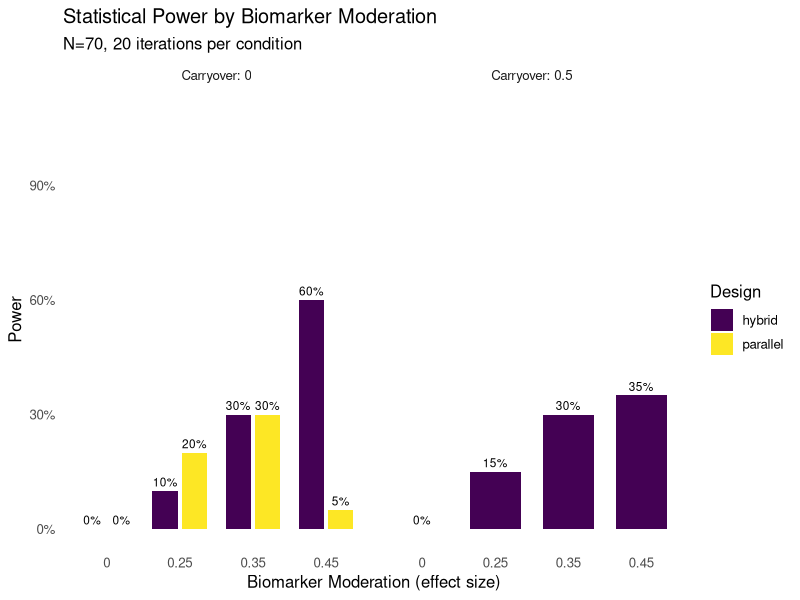

Write the R code that produced this figure.
# Simplified N-of-1 Trial Simulation - Constant Effect Model
# Maximum simplification for learning

rm(list = ls())
suppressPackageStartupMessages({
  library(tidyverse)
  library(lmerTest)
  library(MASS)
  library(conflicted)
})

# Resolve conflicts
conflicts_prefer(dplyr::select)
conflicts_prefer(dplyr::filter)
conflicts_prefer(dplyr::lag)
conflicts_prefer(lmerTest::lmer)

# =============================================================================
# PARAMETERS
# =============================================================================

n_participants <- 70
n_iterations <- 20

# Three-factor response model - RATE-BASED (points per week)
BR_rate <- 0.5 # Biological Response: drug improvement rate
ER_rate <- 0.2 # Expectancy Response: placebo improvement rate
TR_rate <- 0.1 # Time-variant Response: natural improvement rate
treatment_effect <- BR_rate # Alias for display purposes

# Biomarker moderation of treatment effect
# Higher biomarker → stronger treatment response
# This creates the treatment × biomarker interaction
# NOTE: biomarker_moderation is now set in the param_grid, not here

baseline_mean <- 10.0 # Mean baseline response
between_subject_sd <- 2.0 # SD of participant random effects
within_subject_sd <- 1.8 # SD of measurement noise
biomarker_mean <- 5.0 # Mean biomarker value
biomarker_sd <- 2.0 # SD of biomarker

# Correlation parameters (from Hendrickson)
# Autocorrelations within each response type
c.br <- 0.8 # BR autocorrelation across timepoints
c.er <- 0.8 # ER autocorrelation across timepoints
c.tr <- 0.8 # TR autocorrelation across timepoints

# Cross-correlations between response types
c.cf1t <- 0.2 # Same-time cross-correlation (BR-ER, BR-TR, ER-TR)
c.cfct <- 0.1 # Different-time cross-correlation

# Biomarker and baseline correlations
c.bm_baseline <- 0.3 # Biomarker-baseline correlation
c.baseline_resp <- 0.4 # Baseline-response correlation

# Allowed correlation values (finite grid for consistent results)
allowed_correlations <- c(0, 0.1, 0.2, 0.3, 0.4, 0.5, 0.6)

# Parameter grid - what we're testing
# Note: carryover only applies to hybrid design (parallel has no treatment switches)
# Include biomarker_moderation = 0 to evaluate Type I error (size of test)
param_grid <- bind_rows(
  # Hybrid design with carryover variations
  expand_grid(
    design = "hybrid",
    biomarker_moderation = c(0, 0.25, 0.35, 0.45),
    biomarker_correlation = c(0.3),
    carryover_decay_rate = c(0, 0.5)
  ),
  # Parallel design (carryover = 0, not applicable)
  expand_grid(
    design = "parallel",
    biomarker_moderation = c(0, 0.25, 0.35, 0.45),
    biomarker_correlation = c(0.3),
    carryover_decay_rate = c(0)
  )
)

# =============================================================================
# BUILD SIGMA WITH GUARANTEED PD (Time-Based AR(1))
# =============================================================================

# Build sigma using independent construction with automatic scaling
# Structure: responses (24) conditioned on participant vars (2)
build_sigma_guaranteed_pd <- function(weeks, c.bm, params) {
  n_tp <- length(weeks)

  # Index ranges for final 26x26 (for compatibility)
  br_idx <- 1:n_tp
  er_idx <- (n_tp + 1):(2 * n_tp)
  tr_idx <- (2 * n_tp + 1):(3 * n_tp)
  bm_idx <- 3 * n_tp + 1
  bl_idx <- 3 * n_tp + 2

  # =========================================================================
  # STAGE 1: Build Σ₂₂ (2×2) - Biomarker & Baseline
  # =========================================================================
  # Always PD for |correlation| < 1

  Sigma_22 <- matrix(c(
    biomarker_sd^2,                                    c.bm_baseline * biomarker_sd * between_subject_sd,
    c.bm_baseline * biomarker_sd * between_subject_sd, between_subject_sd^2
  ), 2, 2)

  Sigma_22_inv <- solve(Sigma_22)

  # =========================================================================
  # STAGE 2: Build Σ₁₁ (24×24) - Responses with Time-Based AR(1)
  # =========================================================================
  # Guaranteed PD by construction

  # Helper: Build AR(1) covariance block based on actual time lags
  build_ar1_time <- function(weeks, rho, sigma) {
    n <- length(weeks)
    Cov <- matrix(0, n, n)
    for (i in 1:n) {
      for (j in 1:n) {
        time_lag <- abs(weeks[i] - weeks[j])
        Cov[i, j] <- sigma^2 * rho^time_lag
      }
    }
    return(Cov)
  }

  # Build diagonal blocks (within each response type)
  Sigma_BR <- build_ar1_time(weeks, c.br, within_subject_sd)
  Sigma_ER <- build_ar1_time(weeks, c.er, within_subject_sd)
  Sigma_TR <- build_ar1_time(weeks, c.tr, within_subject_sd)

  # Initialize 24x24 with diagonal blocks
  Sigma_11 <- matrix(0, 3 * n_tp, 3 * n_tp)
  Sigma_11[br_idx, br_idx] <- Sigma_BR
  Sigma_11[er_idx, er_idx] <- Sigma_ER
  Sigma_11[tr_idx, tr_idx] <- Sigma_TR

  # Add cross-correlations between response types
  # Use time-based decay for cross-correlations too
  for (i in 1:n_tp) {
    for (j in 1:n_tp) {
      time_lag <- abs(weeks[i] - weeks[j])

      if (i == j) {
        # Same timepoint: use c.cf1t
        cross_cov <- c.cf1t * within_subject_sd^2
      } else {
        # Different timepoint: use c.cfct with time decay
        cross_cov <- c.cfct * within_subject_sd^2 * (0.9^time_lag)
      }

      # BR-ER
      Sigma_11[br_idx[i], er_idx[j]] <- cross_cov
      Sigma_11[er_idx[j], br_idx[i]] <- cross_cov

      # BR-TR
      Sigma_11[br_idx[i], tr_idx[j]] <- cross_cov
      Sigma_11[tr_idx[j], br_idx[i]] <- cross_cov

      # ER-TR
      Sigma_11[er_idx[i], tr_idx[j]] <- cross_cov
      Sigma_11[tr_idx[j], er_idx[i]] <- cross_cov
    }
  }

  # =========================================================================
  # STAGE 3: Build Σ₁₂ (24×2) - Cross-covariance (regression coefficients)
  # =========================================================================

  Sigma_12 <- matrix(0, 3 * n_tp, 2)

  # Column 1: Biomarker effects on responses
  # BR strongly correlated with biomarker (this is what we're testing)
  Sigma_12[br_idx, 1] <- c.bm * within_subject_sd * biomarker_sd
  # ER and TR weakly correlated with biomarker
  Sigma_12[er_idx, 1] <- c.bm * 0.5 * within_subject_sd * biomarker_sd
  Sigma_12[tr_idx, 1] <- c.bm * 0.5 * within_subject_sd * biomarker_sd

  # Column 2: Baseline effects on responses
  Sigma_12[br_idx, 2] <- c.baseline_resp * within_subject_sd * between_subject_sd
  Sigma_12[er_idx, 2] <- c.baseline_resp * within_subject_sd * between_subject_sd
  Sigma_12[tr_idx, 2] <- c.baseline_resp * within_subject_sd * between_subject_sd

  # =========================================================================
  # STAGE 4: Check Schur Complement & Snap to Grid if Needed
  # =========================================================================

  # Function to find largest allowed correlation that keeps matrix PD
  find_valid_correlation <- function(Sigma_11, Sigma_22_inv, c.bm_requested,
                                     allowed_vals, sigma_resp, sigma_bm, sigma_bl,
                                     br_idx, er_idx, tr_idx) {
    # Try correlations from requested down to 0
    valid_vals <- allowed_vals[allowed_vals <= c.bm_requested]
    valid_vals <- sort(valid_vals, decreasing = TRUE)

    for (c.bm_try in valid_vals) {
      # Rebuild Sigma_12 with this correlation
      Sigma_12_try <- matrix(0, nrow(Sigma_11), 2)
      Sigma_12_try[br_idx, 1] <- c.bm_try * sigma_resp * sigma_bm
      Sigma_12_try[er_idx, 1] <- c.bm_try * 0.5 * sigma_resp * sigma_bm
      Sigma_12_try[tr_idx, 1] <- c.bm_try * 0.5 * sigma_resp * sigma_bm
      Sigma_12_try[br_idx, 2] <- c.baseline_resp * sigma_resp * sigma_bl
      Sigma_12_try[er_idx, 2] <- c.baseline_resp * sigma_resp * sigma_bl
      Sigma_12_try[tr_idx, 2] <- c.baseline_resp * sigma_resp * sigma_bl

      # Check if PD
      cross_term <- Sigma_12_try %*% Sigma_22_inv %*% t(Sigma_12_try)
      Sigma_cond_try <- Sigma_11 - cross_term
      min_eig <- min(eigen(Sigma_cond_try, only.values = TRUE)$values)

      if (min_eig > 1e-6) {
        return(list(c.bm = c.bm_try, Sigma_12 = Sigma_12_try, Sigma_cond = Sigma_cond_try))
      }
    }

    # Fallback to 0 correlation
    Sigma_12_try <- matrix(0, nrow(Sigma_11), 2)
    Sigma_12_try[br_idx, 2] <- c.baseline_resp * sigma_resp * sigma_bl
    Sigma_12_try[er_idx, 2] <- c.baseline_resp * sigma_resp * sigma_bl
    Sigma_12_try[tr_idx, 2] <- c.baseline_resp * sigma_resp * sigma_bl
    cross_term <- Sigma_12_try %*% Sigma_22_inv %*% t(Sigma_12_try)
    Sigma_cond_try <- Sigma_11 - cross_term

    return(list(c.bm = 0, Sigma_12 = Sigma_12_try, Sigma_cond = Sigma_cond_try))
  }

  # Find valid correlation on the grid
  result <- find_valid_correlation(
    Sigma_11, Sigma_22_inv, c.bm,
    allowed_correlations, within_subject_sd, biomarker_sd, between_subject_sd,
    br_idx, er_idx, tr_idx
  )

  Sigma_12 <- result$Sigma_12
  Sigma_cond <- result$Sigma_cond
  effective_c.bm <- result$c.bm

  if (effective_c.bm < c.bm) {
    cat(sprintf(
      "  Snapped biomarker correlation: %.2f → %.2f (to ensure PD)\n",
      c.bm, effective_c.bm
    ))
  }

  # =========================================================================
  # Return partitioned result
  # =========================================================================

  return(list(
    Sigma_11 = Sigma_11,
    Sigma_22 = Sigma_22,
    Sigma_12 = Sigma_12,
    Sigma_cond = Sigma_cond,
    Sigma_22_inv = Sigma_22_inv,
    requested_c.bm = c.bm,
    effective_c.bm = effective_c.bm,
    indices = list(br = br_idx, er = er_idx, tr = tr_idx, bm = bm_idx, bl = bl_idx)
  ))
}

# =============================================================================
# TWO-STAGE DATA GENERATION (2x2 + 24x24)
# =============================================================================

# Generate one participant's data using two-stage approach
# Uses pre-computed partitioned sigma from build_sigma_guaranteed_pd
generate_participant_twostage <- function(sigma_parts, idx) {
  # Stage 1: Generate participant variables (biomarker, baseline) from 2x2
  x2 <- mvrnorm(1, mu = c(0, 0), Sigma = sigma_parts$Sigma_22)

  # Stage 2: Compute conditional mean given participant vars
  # Conditional mean: μ₁|₂ = Σ₁₂ Σ₂₂⁻¹ x₂
  mu_cond <- sigma_parts$Sigma_12 %*% sigma_parts$Sigma_22_inv %*% x2

  # Generate responses from conditional distribution
  # Sigma_cond is pre-computed and guaranteed PD
  x1 <- mvrnorm(1, mu = as.vector(mu_cond), Sigma = sigma_parts$Sigma_cond)

  # Extract components
  n_tp <- length(idx$br)
  list(
    biomarker = x2[1] + biomarker_mean,
    baseline = x2[2] + baseline_mean,
    br_random = x1[1:n_tp],
    er_random = x1[(n_tp + 1):(2 * n_tp)],
    tr_random = x1[(2 * n_tp + 1):(3 * n_tp)]
  )
}

# =============================================================================
# VERIFICATION: Compare two-stage vs direct 26x26
# =============================================================================

verify_twostage_equivalence <- function(Sigma, idx, n_samples = 10000) {
  cat("Verifying two-stage equivalence with", n_samples, "samples...\n")

  # Partition sigma
  partitioned <- partition_sigma(Sigma, idx)

  # Generate samples using direct method
  set.seed(999)
  samples_direct <- mvrnorm(n_samples, mu = rep(0, nrow(Sigma)), Sigma = Sigma)

  # Generate samples using two-stage method
  set.seed(888)
  samples_twostage <- matrix(0, n_samples, nrow(Sigma))
  resp_idx <- c(idx$br, idx$er, idx$tr)
  part_idx <- c(idx$bm, idx$bl)

  for (i in 1:n_samples) {
    result <- generate_participant_twostage(partitioned, idx)
    samples_twostage[i, resp_idx] <- c(result$br_random, result$er_random, result$tr_random)
    samples_twostage[i, part_idx] <- c(
      result$biomarker - biomarker_mean,
      result$baseline - baseline_mean
    )
  }

  # Compare covariance matrices
  cov_direct <- cov(samples_direct)
  cov_twostage <- cov(samples_twostage)

  max_cov_diff <- max(abs(cov_direct - cov_twostage))
  mean_cov_diff <- mean(abs(cov_direct - cov_twostage))

  # Compare means (should both be ~0)
  max_mean_diff <- max(abs(colMeans(samples_direct) - colMeans(samples_twostage)))

  cat(sprintf("  Max covariance difference: %.6f\n", max_cov_diff))
  cat(sprintf("  Mean covariance difference: %.6f\n", mean_cov_diff))
  cat(sprintf("  Max mean difference: %.6f\n", max_mean_diff))

  # Check if differences are within sampling error
  # Expected sampling error for covariance ~= 2*sigma^2/sqrt(n)
  expected_error <- 2 * max(diag(Sigma))^2 / sqrt(n_samples)

  if (max_cov_diff < expected_error * 3) {
    cat("  ✓ PASSED: Differences within expected sampling error\n")
    return(TRUE)
  } else {
    cat("  ✗ FAILED: Differences exceed expected sampling error\n")
    return(FALSE)
  }
}

# =============================================================================
# DESIGN STRUCTURES
# =============================================================================

# Measurement schedule (same for all designs)
measurement_weeks <- c(4, 8, 9, 10, 11, 12, 16, 20)

# -----------------------------------------------------------------------------
# HYBRID DESIGN: Open-label run-in + blinded crossover
# -----------------------------------------------------------------------------
create_hybrid_design <- function(n_participants, measurement_weeks) {
  # Randomize participants to 4 paths (balanced)
  path_assignment <- sample(rep(1:4, length.out = n_participants))

  # Create design matrix
  expand_grid(
    participant_id = 1:n_participants,
    week = measurement_weeks
  ) %>%
    mutate(
      path = path_assignment[participant_id],

      # Treatment assignment based on path and week
      # Weeks 4, 8: Open-label, all on active
      # Week 9: Blinded, all on active
      # Week 10: Blinded, randomized (paths 1,2 = active; paths 3,4 = placebo)
      # Weeks 11, 12: Blinded, all on placebo
      # Week 16: Blinded crossover
      # Week 20: Blinded crossover
      treatment = case_when(
        week %in% c(4, 8) ~ 1, # Open-label: all active
        week == 9 ~ 1, # Blinded: all active
        week == 10 & path %in% c(1, 2) ~ 1, # Randomized: paths 1,2 active
        week == 10 & path %in% c(3, 4) ~ 0, # Randomized: paths 3,4 placebo
        week %in% c(11, 12) ~ 0, # All on placebo
        week == 16 & path %in% c(1, 3) ~ 1, # Crossover period
        week == 16 & path %in% c(2, 4) ~ 0,
        week == 20 & path %in% c(1, 3) ~ 0, # Crossover period
        week == 20 & path %in% c(2, 4) ~ 1,
        TRUE ~ NA_real_
      ),

      # Expectancy: 1.0 = open-label (know they're on drug), 0.5 = blinded
      expectancy = if_else(week %in% c(4, 8), 1.0, 0.5)
    )
}

# -----------------------------------------------------------------------------
# PARALLEL DESIGN: Randomized to treatment or placebo for entire study
# -----------------------------------------------------------------------------
create_parallel_design <- function(n_participants, measurement_weeks) {
  # Randomize participants to treatment (1) or placebo (0) - balanced
  treatment_assignment <- sample(rep(0:1, length.out = n_participants))

  # Create design matrix
  expand_grid(
    participant_id = 1:n_participants,
    week = measurement_weeks
  ) %>%
    mutate(
      path = treatment_assignment[participant_id] + 1, # Path 1 = placebo, Path 2 = treatment

      # Treatment: same throughout study based on randomization
      treatment = treatment_assignment[participant_id],

      # Expectancy: 0.5 throughout (all blinded)
      expectancy = 0.5
    )
}

# =============================================================================
# RUN SIMULATION
# =============================================================================

cat("Running simulation with constant effect model...\n")
cat("Treatment effect =", treatment_effect, "\n")
cat("Participants =", n_participants, "\n")
cat("Iterations per condition =", n_iterations, "\n\n")

results <- tibble()

for (i in 1:nrow(param_grid)) {
  params <- as.list(param_grid[i, ])
  cat(sprintf(
    "Condition %d: design=%s, bm_mod=%.2f, carryover=%.2f\n",
    i, params$design, params$biomarker_moderation, params$carryover_decay_rate
  ))

  # Run iterations
  for (iter in 1:n_iterations) {
    set.seed(iter * 1000 + i)

    # Create design with fresh path randomization for this iteration
    if (params$design == "hybrid") {
      trial_design <- create_hybrid_design(n_participants, measurement_weeks)
    } else if (params$design == "parallel") {
      trial_design <- create_parallel_design(n_participants, measurement_weeks)
    }

    n_timepoints <- length(measurement_weeks)

    # Build sigma with guaranteed PD using time-based AR(1)
    sigma_parts <- build_sigma_guaranteed_pd(measurement_weeks, params$biomarker_correlation, params)
    idx <- sigma_parts$indices
    effective_bm_corr <- sigma_parts$effective_c.bm

    # Generate correlated data for each participant using TWO-STAGE approach
    all_participant_data <- list()

    for (pid in 1:n_participants) {
      # Two-stage generation: (biomarker, baseline) then (BR, ER, TR | biomarker, baseline)
      result <- generate_participant_twostage(sigma_parts, idx)

      all_participant_data[[pid]] <- tibble(
        participant_id = pid,
        biomarker = result$biomarker,
        baseline = result$baseline,
        br_random = result$br_random,
        er_random = result$er_random,
        tr_random = result$tr_random
      )
    }

    participant_data <- bind_rows(all_participant_data) %>%
      group_by(participant_id) %>%
      mutate(timepoint_idx = row_number()) %>%
      ungroup()

    # Get biomarker moderation for this condition
    bm_mod <- params$biomarker_moderation

    # Generate trial data
    trial_data <- trial_design %>%
      group_by(participant_id) %>%
      mutate(timepoint_idx = row_number()) %>%
      ungroup() %>%
      left_join(participant_data, by = c("participant_id", "timepoint_idx")) %>%
      group_by(participant_id) %>%
      arrange(week) %>%
      mutate(
        # ===========================================
        # CUMULATIVE TIME TRACKING
        # ===========================================

        # Cumulative weeks on drug
        weeks_on_drug = cumsum(treatment),

        # Cumulative weeks with expectancy (weighted by expectancy level)
        weeks_with_expectancy = cumsum(expectancy),

        # Cumulative weeks in trial (for time trend)
        weeks_in_trial = week - min(week),

        # Track when drug stops for carryover calculation
        time_off = cumsum(treatment == 0),

        # Carryover effect indicator (first week off drug after being on)
        carryover_effect = as.numeric(treatment == 0 & lag(treatment, default = 1) == 1),

        # ===========================================
        # THREE-FACTOR RESPONSE MODEL (RATE-BASED + RANDOM VARIATION)
        # ===========================================

        # Center biomarker for moderation calculation
        bm_centered = (biomarker - biomarker_mean) / biomarker_sd,

        # 1. BR (Biological Response) - accumulates while on drug + random variation
        #    - Mean: BR_rate points per week on drug
        #    - BIOMARKER MODERATION: effect scales with biomarker level
        #    - Carryover: partial at first off-drug timepoint, then 0
        #    - Random: from 26x26 sigma matrix (correlated across time)
        BR_mean = {
          # Treatment effect moderated by biomarker
          # Higher biomarker → stronger BR effect
          effective_BR_rate <- BR_rate * (1 + bm_mod * bm_centered)

          br_accumulated <- lag(weeks_on_drug, default = 0) * effective_BR_rate
          first_off <- treatment == 0 & lag(treatment, default = 1) == 1

          ifelse(treatment == 1,
            weeks_on_drug * effective_BR_rate,
            ifelse(first_off,
              br_accumulated * params$carryover_decay_rate,
              0
            )
          )
        },
        BR = BR_mean + br_random,

        # 2. ER (Expectancy Response) - accumulates based on expectancy + random variation
        #    - Mean: ER_rate points per week × expectancy level
        #    - Random: from 26x26 sigma matrix
        ER_mean = weeks_with_expectancy * ER_rate,
        ER = ER_mean + er_random,

        # 3. TR (Time-variant Response) - linear time trend + random variation
        #    - Mean: TR_rate points per week
        #    - Random: from 26x26 sigma matrix
        TR_mean = weeks_in_trial * TR_rate,
        TR = TR_mean + tr_random,

        # ===========================================
        # TOTAL RESPONSE
        # ===========================================
        # Response = baseline + BR + ER + TR
        # Note: baseline already includes between-subject variability from sigma
        # Note: biomarker moderation is applied explicitly to BR_mean above
        response = baseline + BR + ER + TR
      ) %>%
      ungroup()

    # Fit mixed model
    model_result <- tryCatch(
      {
        # Re-center biomarker using sample mean (for model interpretation)
        # Note: data generation uses population parameters for standardization
        trial_data <- trial_data %>%
          mutate(bm_centered = biomarker - mean(biomarker))

        if (params$carryover_decay_rate > 0) {
          model <- lmer(
            response ~ treatment * bm_centered + week + carryover_effect +
              (1 | participant_id),
            data = trial_data
          )
        } else {
          model <- lmer(
            response ~ treatment * bm_centered + week +
              (1 | participant_id),
            data = trial_data
          )
        }

        # Extract treatment × biomarker interaction
        coefs <- summary(model)$coefficients
        idx <- which(rownames(coefs) == "treatment:bm_centered")

        if (length(idx) == 0) {
          stop("Interaction term not found")
        }

        # Calculate p-value
        t_val <- coefs[idx, "t value"]
        df_approx <- nrow(trial_data) - nrow(coefs)
        p_value <- 2 * pt(-abs(t_val), df = df_approx)

        tibble(
          iteration = iter,
          design = params$design,
          biomarker_moderation = params$biomarker_moderation,
          biomarker_correlation = effective_bm_corr, # Use effective (grid) value
          carryover_decay_rate = params$carryover_decay_rate,
          effect_size = coefs[idx, "Estimate"],
          se = coefs[idx, "Std. Error"],
          t_value = t_val,
          p_value = p_value,
          significant = p_value < 0.05
        )
      },
      error = function(e) {
        cat("  Error in iteration", iter, ":", conditionMessage(e), "\n")
        tibble(
          iteration = iter, design = params$design,
          biomarker_moderation = params$biomarker_moderation,
          biomarker_correlation = effective_bm_corr,
          carryover_decay_rate = params$carryover_decay_rate, effect_size = NA,
          se = NA, t_value = NA, p_value = NA, significant = NA
        )
      }
    )

    results <- bind_rows(results, model_result)
  }
}

# =============================================================================
# SUMMARIZE RESULTS
# =============================================================================

cat("\n", strrep("=", 50), "\n")
cat("RESULTS\n")
cat(strrep("=", 50), "\n\n")

summary_results <- results %>%
  group_by(design, biomarker_moderation, biomarker_correlation, carryover_decay_rate) %>%
  summarize(
    power = mean(significant, na.rm = TRUE),
    mean_effect = mean(effect_size, na.rm = TRUE),
    sd_effect = sd(effect_size, na.rm = TRUE),
    n = n(),
    .groups = "drop"
  )

print(summary_results)

# =============================================================================
# VISUALIZATION
# =============================================================================

library(viridis)

# Adaptive visualization based on data structure
plot_power_results <- function(data) {
  has_moderation <- n_distinct(data$biomarker_moderation) > 1
  has_carryover <- n_distinct(data$carryover_decay_rate) > 1
  has_design <- n_distinct(data$design) > 1

  # Convert to factors
  data <- data %>%
    mutate(
      biomarker_moderation = factor(biomarker_moderation),
      carryover_decay_rate = factor(carryover_decay_rate),
      design = factor(design)
    )

  if (has_moderation) {
    # Primary: biomarker moderation on x-axis
    p <- ggplot(data, aes(x = biomarker_moderation, y = power, fill = design)) +
      geom_col(position = position_dodge(width = 0.8), width = 0.7) +
      geom_text(aes(label = sprintf("%.0f%%", power * 100), group = design),
        position = position_dodge(width = 0.8), vjust = -0.5, size = 3
      ) +
      scale_y_continuous(limits = c(0, 1.1), labels = scales::percent) +
      labs(x = "Biomarker Moderation (effect size)", y = "Power")

    # Facet by carryover if multiple values
    if (has_carryover) {
      p <- p + facet_wrap(~carryover_decay_rate,
        labeller = labeller(carryover_decay_rate = function(x) paste("Carryover:", x))
      )
    }
  } else if (has_carryover) {
    # Bar chart by carryover
    p <- ggplot(data, aes(x = carryover_decay_rate, y = power, fill = design)) +
      geom_col(position = position_dodge(width = 0.8), width = 0.7) +
      geom_text(aes(label = sprintf("%.0f%%", power * 100), group = design),
        position = position_dodge(width = 0.8), vjust = -0.5, size = 3
      ) +
      scale_y_continuous(limits = c(0, 1.1), labels = scales::percent) +
      labs(x = "Carryover Decay Rate (points/week)", y = "Power")
  } else {
    # Single bar per design
    p <- ggplot(data, aes(x = design, y = power, fill = design)) +
      geom_col(width = 0.6) +
      geom_text(aes(label = sprintf("%.0f%%", power * 100)), vjust = -0.5, size = 5) +
      scale_y_continuous(limits = c(0, 1.1), labels = scales::percent) +
      labs(x = "Design", y = "Power")
  }

  # Common styling
  p <- p +
    scale_fill_viridis_d(name = "Design") +
    labs(
      title = "Statistical Power by Biomarker Moderation",
      subtitle = sprintf(
        "N=%d, %d iterations per condition",
        n_participants, n_iterations
      )
    ) +
    theme_minimal(base_size = 12) +
    theme(panel.grid = element_blank())

  return(p)
}

# Generate and save plot
p <- plot_power_results(summary_results)
print(p)

# Save outputs
output_dir <- "../output"
if (!dir.exists(output_dir)) dir.create(output_dir, recursive = TRUE)

ggsave(file.path(output_dir, "power_results.pdf"), p, width = 8, height = 6)
save(results, summary_results, file = file.path(output_dir, "simulation_results.RData"))

cat("\nDone! Results saved to", output_dir, "\n")
cat("- power_results.pdf\n")
cat("- simulation_results.RData\n")
